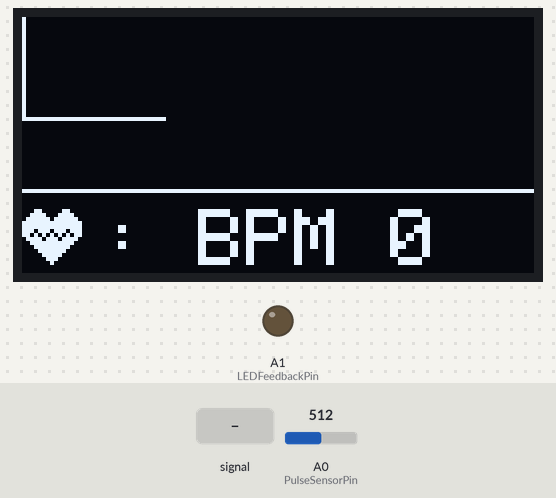
This sketch was run on a simulated Arduino Uno, built with avr-gcc and run on an emulated ATmega328P. Shown: 128×64 one-colour display, output pins drawn as LEDs (lit = HIGH). Dashed ring = blinking. Inputs (shaded band) come from the test bench; at power-on: A0 (PulseSensorPin) = 512. What the sketch prints to the serial monitor is not drawn.

Above: at 4.2 s.
4.3 s: A0 (PulseSensorPin) set to 531
At 4.5 s:
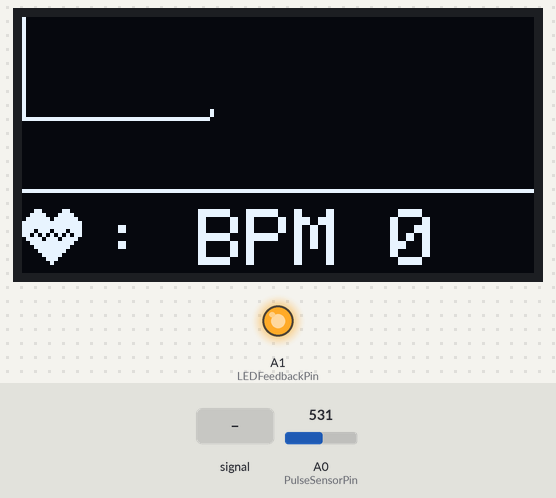
6.7 s: A0 (PulseSensorPin) fed a 200 Hz sine of ±81 counts around its level
At 7.65 s:
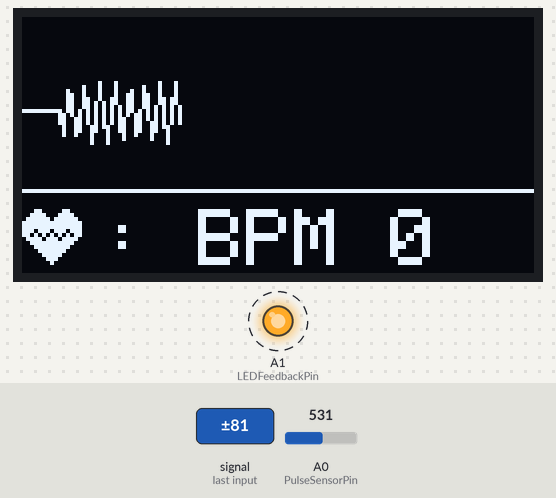
9.7 s: A0 (PulseSensorPin) set to 900
At 10.7 s:
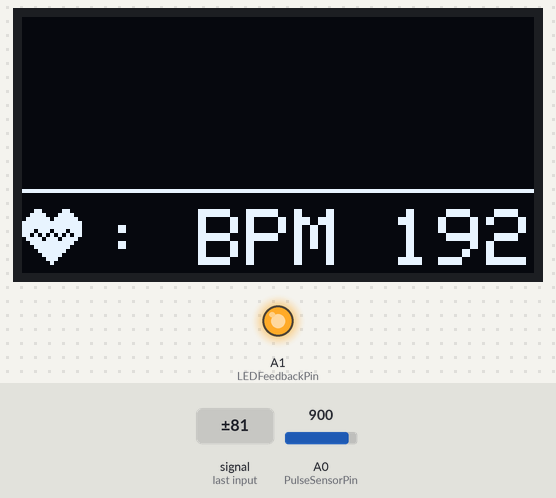
11.3 s: A0 (PulseSensorPin) set to 716
At 11.8 s:
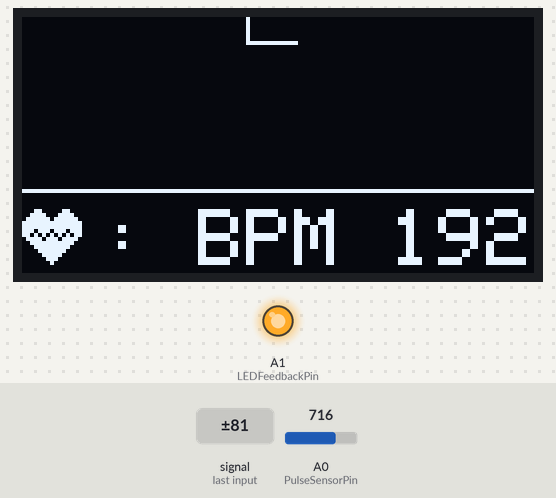
12.8 s: A0 (PulseSensorPin) fed a 1000 Hz sine of ±255 counts around its level
At 13.31 s:
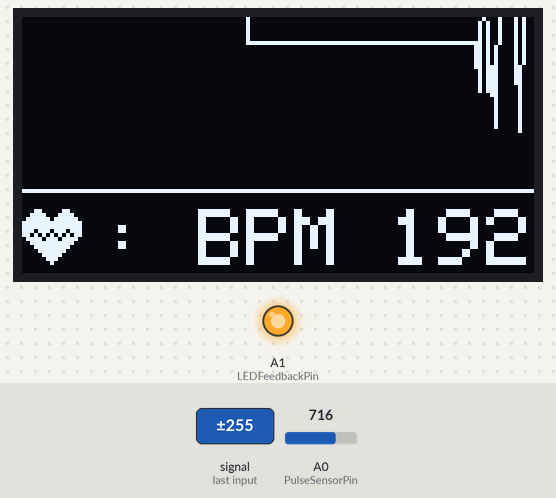
Timing chart, 0 to 15.4 s (numbered marks = the images above; inputs shaded):
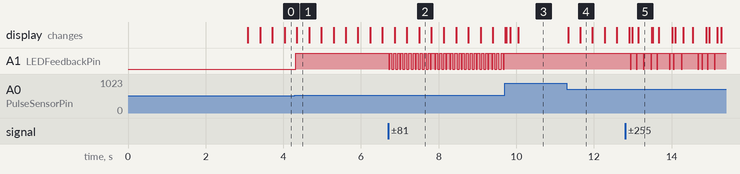

Measured:
- the behaviour switches between 520 and 521 on A0 (PulseSensorPin) (found by bisection; images 0 and 1)
- after the input at 4.3 s, A1 (LEDFeedbackPin): LOW → HIGH at once
- after the input at 6.7 s, A1 (LEDFeedbackPin): alternates HIGH for 0.05 s and LOW for 0.05 s, starting at once
- after the input at 9.7 s, A1 (LEDFeedbackPin): stops changing and stays HIGH
- after the input at 11.3 s, the display: first changes at once (image 4 shows a later state)

The sketch:

pulse_monitor.ino
```cpp
// (licence header left out)
#include <SPI.h>
#include <Wire.h>
#include <Adafruit_GFX.h>
#include <Adafruit_SSD1306.h>
#define SCREEN_WIDTH 128
#define SCREEN_HEIGHT 64
#define OLED_RESET -1
Adafruit_SSD1306 display(SCREEN_WIDTH, SCREEN_HEIGHT, &Wire, OLED_RESET);

unsigned long previousMillisGetHR = 0;
unsigned long previousMillisResultHR = 0;
const long intervalGetHR = 20;       // Sampling every 20ms (~50 Hz)
const long intervalResultHR = 10000; // BPM every 10 seconds
int PulseSensorSignal = 0;
const int PulseSensorPin = A0;
const int LEDFeedbackPin = A1;
int UpperThreshold = 520;
int LowerThreshold = 510;
int heartbeatCount = 0;
bool thresholdState = true;
int BPMValue = 0;
int x = 0;
int y = 0;
int lastX = 0;
int lastY = 0;

const unsigned char Heart_Icon [] PROGMEM = {
  0x00,0x00,0x18,0x30,0x3c,0x78,0x7e,0xfc,
  0xff,0xfe,0xff,0xfe,0xee,0xee,0xd5,0x56,
  0x7b,0xbc,0x3f,0xf8,0x1f,0xf0,0x0f,0xe0,
  0x07,0xc0,0x03,0x80,0x01,0x00,0x00,0x00
};

void setup() {
  pinMode(LEDFeedbackPin, OUTPUT);
  Serial.begin(9600);

  if (!display.begin(SSD1306_SWITCHCAPVCC, 0x3C)) {
    Serial.println(F("SSD1306 allocation failed"));
    for (;;) ;
  }

  display.clearDisplay();
  display.setTextSize(1);
  display.setTextColor(WHITE);
  display.setCursor(0, 12);
  display.print("     Please wait");
  display.setCursor(0, 22);
  display.print("  while measuring");
  display.setCursor(0, 32);
  display.print("   heart rate...");
  display.display();
  delay(3000);
  display.clearDisplay();
  display.drawBitmap(0, 47, Heart_Icon, 16, 16, WHITE);
  display.drawLine(0, 43, 127, 43, WHITE);
  display.setTextSize(2);
  display.setCursor(20, 48);
  display.print(": BPM 0");
  display.display();
  Serial.println("Pulse measurement starting...");
}

void loop() {
  GetHeartRate();
}

void GetHeartRate() {
  unsigned long currentMillisGetHR = millis();
  if (currentMillisGetHR - previousMillisGetHR >= intervalGetHR) {
    previousMillisGetHR = currentMillisGetHR;
    PulseSensorSignal = analogRead(PulseSensorPin);
    if (PulseSensorSignal > UpperThreshold && thresholdState == true) {
      heartbeatCount++;
      thresholdState = false;
      digitalWrite(LEDFeedbackPin, HIGH);
    }

    if (PulseSensorSignal < LowerThreshold) {
      thresholdState = true;
      digitalWrite(LEDFeedbackPin, LOW);
    }
    DrawGraph();
  }

  unsigned long currentMillisResultHR = millis();

  if (currentMillisResultHR - previousMillisResultHR >= intervalResultHR) {
    previousMillisResultHR = currentMillisResultHR;
    BPMValue = heartbeatCount * 6; // 10s window → multiply by 6
    heartbeatCount = 0;
    Serial.print("BPM: ");
    Serial.println(BPMValue);
    display.fillRect(20, 48, 108, 18, BLACK);
    display.drawBitmap(0, 47, Heart_Icon, 16, 16, WHITE);
    display.drawLine(0, 43, 127, 43, WHITE);
    display.setTextSize(2);
    display.setCursor(20, 48);
    display.print(": BPM ");
    display.print(BPMValue);
    display.display();
  }
}

void DrawGraph() {
  if (x > 127) {
    // Clear ONLY the graph area (top 43px)
    display.fillRect(0, 0, 128, 42, BLACK);
    x = 0;
    lastX = 0;
  }
  int ySignal = PulseSensorSignal;
  if (ySignal > 1200) ySignal = 1200;
  if (ySignal < 350)  ySignal = 350;
  int mappedY = map(ySignal, 350, 1200, 0, 80);
  y = 40 - mappedY;
  display.writeLine(lastX, lastY, x, y, WHITE);
  display.display();
  lastX = x;
  lastY = y;
  x++;
}
```
